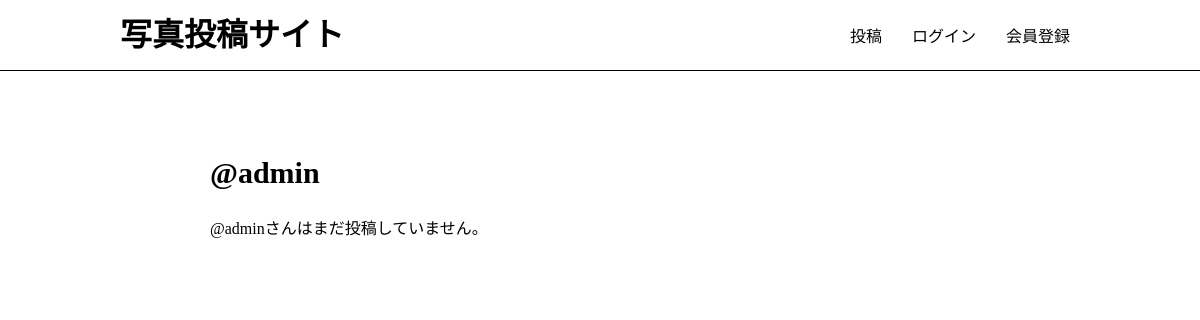
The page /users/1/ on the database as committed earlier.
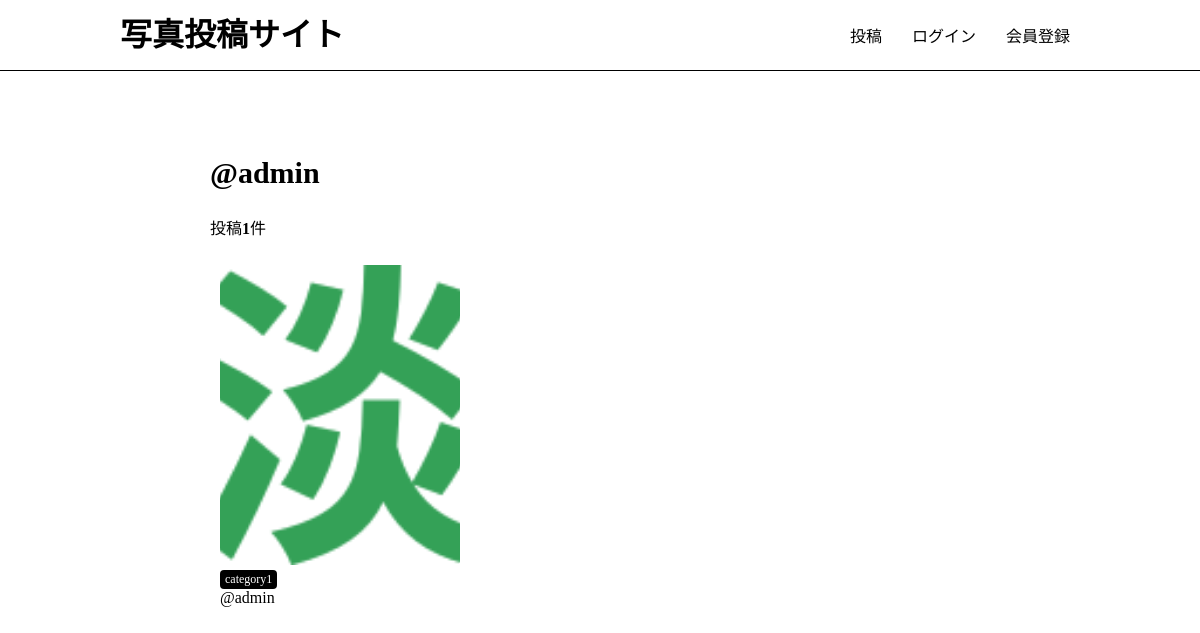
The same page on the database as committed later.
### app/models.py (models this page shows, shortened)
class Photo(models.Model):
    title = models.CharField(max_length=150)
    comment = models.TextField(blank=True)
    image = models.ImageField(upload_to='photos')
    category = models.ForeignKey(Category, on_delete=models.PROTECT)
    user = models.ForeignKey(User, on_delete=models.CASCADE)
    created_at = models.DateTimeField(auto_now=True)

class Category(models.Model):
    title = models.CharField(max_length=20)
    def __str__(self):
        return self.title

### app/views.py (the view)
# urls.py: path('users/<int:pk>/', views.users_detail, name='users_detail'),
def users_detail(request, pk):
    user = get_object_or_404(User, pk=pk)
    photos = user.photo_set.all().order_by('-created_at')
    return render(request, 'app/users_detail.html', {'user': user, 'photos': photos})

### app/templates/app/users_detail.html
{% extends 'app/base.html' %} {% block content %}
<h2 class="user-name">@{{ user.username }}</h2>
{% if photos.count != 0 %}
<p>投稿<strong>{{ photos.count }}</strong>件</p>
{% else %} {% if user == request.user %}
<p>初めての投稿をしてみましょう!</p>
{% else %}
<p>@{{ user.username }}さんはまだ投稿していません。</p>
{% endif %} {% endif %} {% include 'app/photos_list.html' %} {% endblock %}

### app/templates/app/base.html (shortened to what this page needs)
{% load static %}
<!DOCTYPE html>
<html>
  <head>
    <link rel="stylesheet" type="text/css" href="{% static 'css/style.css'%}" />
  </head>
  <body>
    <header>
      <div class="container">
        <h1><a href="{% url 'app:index' %}">写真投稿サイト</a></h1>
        <div class="header-menu">
          <a href="{% url 'app:photos_new' %}">投稿</a>
          {% if request.user.is_authenticated %}
          <a href="{% url 'app:users_detail' request.user.id %}">マイページ </a>
          <a href="{% url 'app:logout' %}">ログアウト</a>
          {% else %}
          <a href="{% url 'app:login' %}">ログイン</a>
          <a href="{% url 'app:signup' %}">会員登録</a>
          {% endif %}
        </div>
      </div>
    </header>
    <div class="container">
       {% block content %}{% endblock %}
    </div>
  </body>
</html>

### app/templates/app/photos_list.html
<div class="photo-container">
  {% for photo in photos %}
  <div class="photo">
    <a href="{% url 'app:photos_detail' photo.id %}">
      <img src="{{ photo.image.url }}" class="photo-img" />
    </a>
    <div class="photo-info">
      <a
        href="{% url 'app:photos_category' category=photo.category %}"
        class="category"
      >
        {{ photo.category }}
      </a>
      <a href="{% url 'app:users_detail' photo.user.id %}">@{{ photo.user }}</a>
    </div>
  </div>
  {% endfor %}
</div>

### static/css/style.css (style rules this page uses)
html, body { margin: 0; }
div { box-sizing: border-box; }
a { text-decoration: none; color: #000; }
.container { width: 80%; margin: auto; overflow: auto; }
header { border-bottom: solid 1px #000; height: 70px; }
header .container { display: flex; justify-content: space-between; }
body > .container { width: 65%; padding-top: 60px; }
header h1 { margin: 0; height: 100%; line-height: 70px; }
.header-menu { display: flex; align-items: center; }
.header-menu a { padding: 10px; margin-left: 10px; }
.photo { width: calc(100% / 3); float: left; padding: 10px; margin-bottom: 15px; }
.photo a { display: block; }
.photo-info .category { display: inline-block; padding: 2px 5px; border-radius: 4px; font-size: 12px; color: #fff; background-color: #000; }
.user-name { font-size: 30px; }
.photo-img { width: 100%; max-width: 500px; height: 300px; object-fit: cover; border-radius: 4px; }

Rows that differ between the two databases and show on the page:
added Photo: image (picture), category "category1", user "admin"
Other text that changed with them:
{{ photos.count }}: (not shown) → "1"
{{ user.username }}: "admin" → (not shown)
text no longer shown: "@ さんはまだ投稿していません。"
text now shown: "投稿 件"
